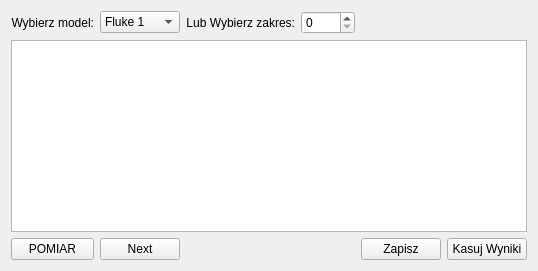
          <widget class="QWidget" name="DCI">
           <attribute name="title">
            <string>DCI</string>
           </attribute>
           <layout class="QGridLayout" name="gridLayout_4">
            <item row="0" column="0">
             <widget class="QLabel" name="label_20">
              <property name="text">
               <string>Wybierz model:</string>
              </property>
              <property name="alignment">
               <set>Qt::AlignRight|Qt::AlignTrailing|Qt::AlignVCenter</set>
              </property>
             </widget>
            </item>
            <item row="0" column="2">
             <widget class="QLabel" name="label_21">
              <property name="font">
               <font>
                <pointsize>9</pointsize>
               </font>
              </property>
              <property name="text">
               <string>Lub Wybierz zakres:</string>
              </property>
              <property name="alignment">
               <set>Qt::AlignRight|Qt::AlignTrailing|Qt::AlignVCenter</set>
              </property>
             </widget>
            </item>
            <item row="2" column="5">
             <widget class="QPushButton" name="pushButton_25">
              <property name="text">
               <string>Kasuj Wyniki</string>
              </property>
             </widget>
            </item>
            <item row="0" column="3">
             <widget class="QSpinBox" name="spinBox_3">
              <property name="maximum">
               <number>1000</number>
              </property>
             </widget>
            </item>
            <item row="0" column="4" colspan="2">
             <widget class="QLabel" name="label_4">
              <property name="text">
               <string/>
              </property>
              <property name="pixmap">
               <pixmap>image/polaczenieUIv444.png</pixmap>
              </property>
              <property name="alignment">
               <set>Qt::AlignRight|Qt::AlignTrailing|Qt::AlignVCenter</set>
              </property>
             </widget>
            </item>
            <item row="2" column="4">
             <widget class="QPushButton" name="pushButton_27">
              <property name="text">
               <string>Zapisz</string>
              </property>
             </widget>
            </item>
            <item row="2" column="0">
             <widget class="QPushButton" name="pushButton_3">
              <property name="text">
               <string>POMIAR</string>
              </property>
             </widget>
            </item>
            <item row="0" column="1">
             <widget class="QComboBox" name="comboBox_5">
              <item>
               <property name="text">
                <string>Fluke 1</string>
               </property>
              </item>
              <item>
               <property name="text">
                <string>Fluke 2</string>
               </property>
              </item>
              <item>
               <property name="text">
                <string>Fluke 3</string>
               </property>
              </item>
             </widget>
            </item>
            <item row="2" column="1">
             <widget class="QPushButton" name="pushButton_26">
              <property name="text">
               <string>Next</string>
              </property>
             </widget>
            </item>
            <item row="1" column="0" colspan="6">
             <widget class="QTableWidget" name="tableWidget_3"/>
            </item>
           </layout>
          </widget>
